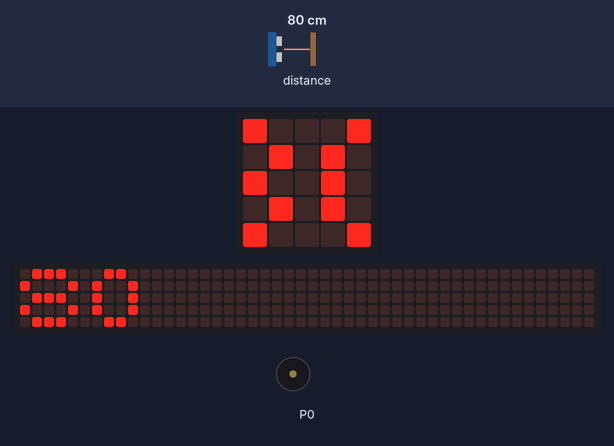
A program run on a simulated BBC micro:bit (MakeCode). Shown: the board's 5×5 LED display, a strip that is not on the board, showing the scrolling text unrolled, buzzer (waves = sounding). The test bench sets the inputs (shaded band); at power-on: distance to the obstacle 80 cm. The 48×5 strip is a reading aid, not a part: it shows the text the display is scrolling, unrolled, one strip-width of it at a time.

Above: at 1.28 s.
1.3 s: distance to the obstacle set to 2 cm
At 5.7 s:
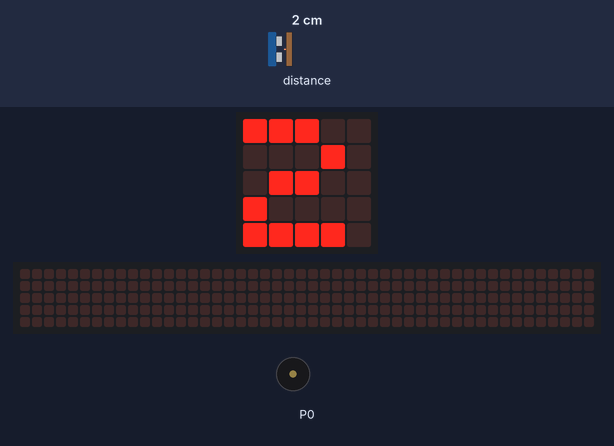
7.2 s: distance to the obstacle set to 60 cm
At 11.41 s:
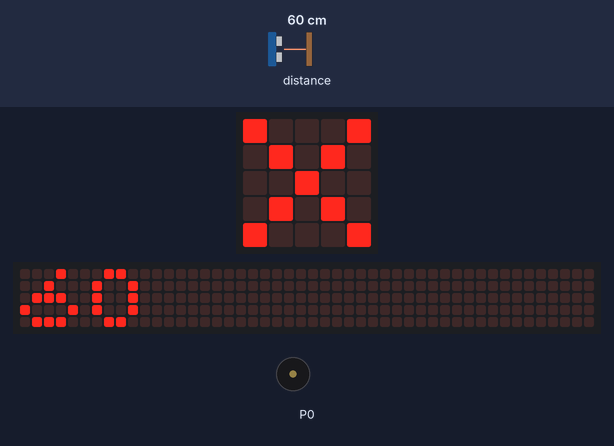
13.1 s: distance to the obstacle set to 4 cm
At 18.4 s:
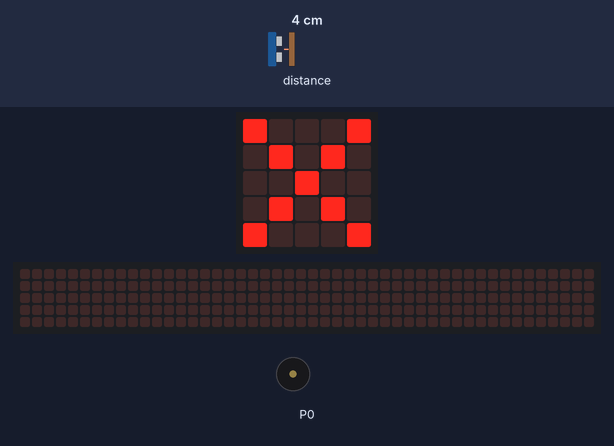
19.0 s: distance to the obstacle set to 120 cm
At 28.3 s:
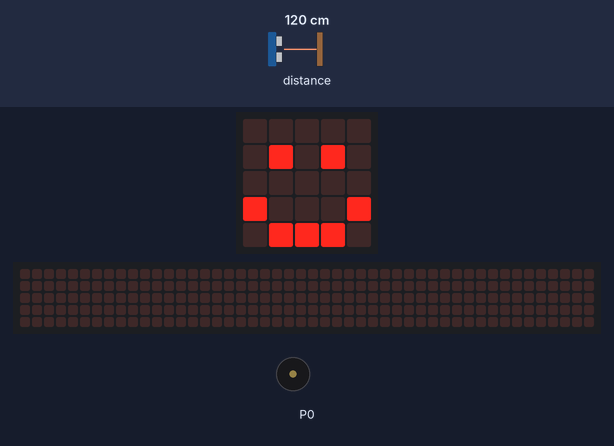
Timing chart, 0 to 29.8 s (numbered marks = the images above; inputs shaded):
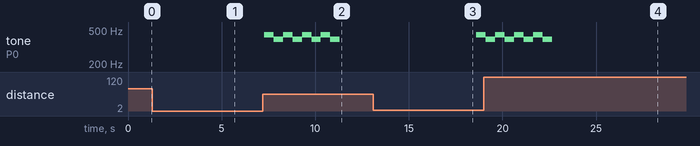

The program:

main.ts
```typescript
let distancia = 0
basic.forever(function () {
    distancia = sonar.ping(
    DigitalPin.P1,
    DigitalPin.P2,
    PingUnit.Centimeters
    )
    basic.showNumber(distancia)
    basic.pause(1000)
    if (distancia > 50) {
        basic.showIcon(IconNames.Yes)
        basic.showIcon(IconNames.Happy)
    } else if (distancia < 50) {
        basic.showIcon(IconNames.No)
        music.playMelody("A G A G A G A G ", 120)
    }
})
```

test.ts
```typescript
// aquí va el archivo "tests"; esto no se compilará cuando este paquete se utilice como una extensión.
```

Measured:
- after the input at 7.2 s, the display: changes after 4.1 s (image 2)
- after the input at 13.1 s, tone on P0: silent → 440 Hz after 5.5 s
- after the input at 19.0 s, tone on P0: goes on until 22.6 s, then stays silent; the display: first changes after 3.7 s (image 4 shows a later state)
- by itself, tone on P0: repeats every 1.0 s: 392 Hz 0.51 s, 440 Hz 0.51 s, until it stays silent from 11.3 s
- what the display in image 1 shows lasts 1.8 s, from 4.9 s to 6.7 s
- what the display in image 4 shows lasts 0.6 s, from 27.9 s to 28.5 s
